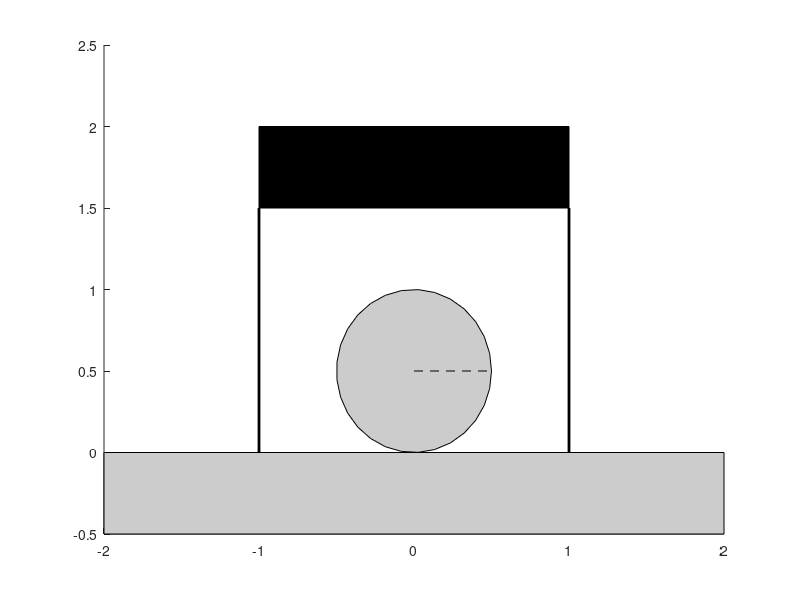

MATLAB code for this plot: (Note: this script raises an error after producing the figure.)
% Parameters
h = 0.02;
r = 0.5;

% Disk
angles = linspace(0, 2*pi, 30);
xs = r*cos(angles);
ys = r*sin(angles);

% Initial pose
x = [0, r, 0, 2*r, -2*r, 0, zeros(1,6)]';

% Plotting
lims = [-4 4 -1 5]*r;
clf
patch(lims([1 2 2 1]), [lims([3 3]) 0 0], 0.8+[0 0 0]);
h_x1 = line(x(4)+[0 0], x(6)+[0 3*r], 'Color', 'k', 'LineWidth', 2);
h_x2 = line(x(5)+[0 0], x(6)+[0 3*r], 'Color', 'k', 'LineWidth', 2);
h_ceil = patch([-2 2 2 -2]*r, x(6)+[3 3 4 4]*r, 'k');
h_disk = patch(x(1) + xs, x(2) + ys, 0.8+[0 0 0]);
h_tick = line(x(1)+[0 r*cos(x(3))], x(2)+[0 r*sin(x(3))], 'Color', 'k', 'LineStyle', '--');
axis(lims)

% Fixed control input
u = [-4 4 2]';

for k = 1:100
    % Dynamics
    x = gripper_sim(x, u);
    
    % Plotting
    h_x1.XData = x(4)+[0 0];
    h_x1.YData = x(6)+[0 3*r];
    h_x2.XData = x(5)+[0 0];
    h_x2.YData = x(6)+[0 3*r];
    h_ceil.YData = x(6)+[3 3 4 4]*r;
    h_disk.XData = x(1) + xs;
    h_disk.YData = x(2) + ys;
    h_tick.XData = x(1)+[0 r*cos(x(3))];
    h_tick.YData = x(2)+[0 r*sin(x(3))];
    axis(lims)
    
    pause(h)
end
